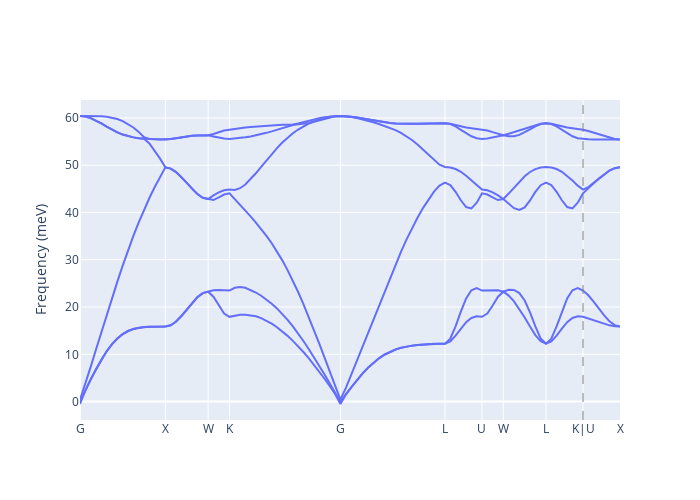

This figure's notebook cell:
### Markdown cell above
### 2.4 Calculation of phonon dispersion

The `PostPhononBandFeature` uses the calculation result of `ForceConstantFeature`. We should specify the high symmetry path by the label of high symmetric points. Here, we calculate the path G -> X -> W -> K -> G -> L -> U -> W -> L -> K and U -> X.

### Code cell
from matlantis_features.features.phonon import PostPhononBandFeature

band = PostPhononBandFeature()
band_results = band(
    force_constant, 
    labels = ['G', 'X', 'W', 'K', 'G', 'L', 'U', 'W', 'L', 'K', '|', 'U', 'X'], 
    total_n_kpts = 100,
)
fig = band_results.plot()
fig.update_layout(width=700, height=500)
